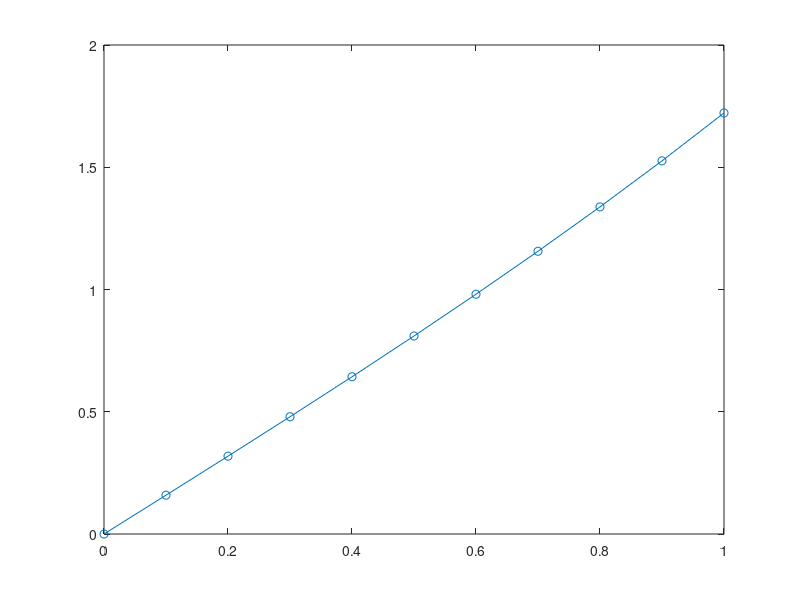

This chart was generated by the following MATLAB code:
clear
close all
clc


##----------------------------------FUNCTION DEFINATIONS-------------------------##
function x = GetNodePoints(n,length)
  for i = 1:n
    x(i) = length * (i-1)/(n-1);
  end
endfunction

function icon = GetConnectivityMatrix(n)
  for i=1:n
    icon(i,1) = i;
    icon(i,2) = i+1;
  end
endfunction

function [kg, fg] = InitializeForceStiffnessMatrices(n)
  kg = zeros(n,n);
  fg = zeros(n,1);
endfunction

function [wgp,egp] = InitializeGaussPoints
  wgp = [1 1];
  egp = [-1 1]/sqrt(3);
endfunction

function u = GetDisplacementVector(kg,fg)
  u = inv(kg)*fg;
endfunction

function xx = GetNodePointsAssociatedWithElement(icon,element,approximation)
  for i = 1:(approximation+1)
    xx(i) = icon(element,i);
  end
endfunction

function [xx,Nmat,Bmat] = GetShapeFunctionLinearApproximation(x,n,gaussPoint)
  xx = (x(n(1))+x(n(end)))/2 + (x(n(1))-x(n(end)))/2 * gaussPoint;
  Bmat = [-1/(x(n(2))-x(n(1)))   1/(x(n(2))-x(n(1)))];
  Nmat = [(x(n(2))-xx)/(x(n(2))-x(n(1)))    (xx-x(n(1)))/(x(n(2))-x(n(1)))];
endfunction

function [kg,fg] = BoundaryConditionProcessOfElimination(kg,fg,ibc,bc)
  fg = fg - kg(:,ibc)*bc;
  fg(ibc) = bc;
  kg(:,ibc) = 0;
  kg(ibc,:) = 0;
  kg(ibc , ibc) = 1;
endfunction

function iv = GetAssemblyVector(n)
  for i = 1:length(n)
    iv(i) = n(i);
  end
endfunction

##------------------------------------------------------------------------------##

function rootMeanSquare = GetRootMeanSquareErrorInDisplacement(x,u,n)
  rootMeanSquare = 0;
  for i = 1:n
    y(i) = (exp((-x(i)+1)/sqrt(2))*(exp(sqrt(2)*x(i))-1)*2*sqrt(2))/(1+exp(sqrt(2)));
    rootMeanSquare+=(u(i) - y(i))*(u(i) - y(i));
  end
  rootMeanSquare = sqrt(rootMeanSquare/n);
  numerical_displacement = u
  analytical_displacement = y'
endfunction




##--------------------------------MAIN FUNCTION---------------------------------##

numberOfElements = 10;
numberOfNodes = numberOfElements + 1;

x = GetNodePoints(numberOfNodes,1);

connectivityMatrix = GetConnectivityMatrix(numberOfElements);

[weightOfGaussPoints,gaussPoints] = InitializeGaussPoints();

[globalStiffnessMatrix , forceVector] = InitializeForceStiffnessMatrices(numberOfNodes);
forceVector(end) = 1;


for element = 1:numberOfElements
  n = GetNodePointsAssociatedWithElement(connectivityMatrix,element,1);
  [kloc,floc] = InitializeForceStiffnessMatrices(2);
  for igp = 1:length(weightOfGaussPoints)
    [xx,Nmat,Bmat] = GetShapeFunctionLinearApproximation(x,n,gaussPoints(igp));
    kloc = kloc + (Bmat'*Bmat + Nmat'* Nmat*0.5) * (x(n(end))-x(n(1)))/2 * weightOfGaussPoints(igp);
  end
  iv = GetAssemblyVector(n);
  globalStiffnessMatrix(iv,iv) = globalStiffnessMatrix(iv,iv) + kloc;
end

forceVector(end) += 1;
[globalStiffnessMatrix,forceVector] = BoundaryConditionProcessOfElimination(globalStiffnessMatrix,forceVector,1,0);
u = GetDisplacementVector(globalStiffnessMatrix,forceVector);


rootMeanSquareError = GetRootMeanSquareErrorInDisplacement(x,u,numberOfNodes)

plot(x,u,'-o')
##--------------------------------------------------------------------------------##


##---------------------------------STRESS CALCULATION WITH TEMPERATURE CHANGE-----------------------------##
for element = 1:numberOfElements
  n = GetNodePointsAssociatedWithElement(connectivityMatrix,element,1);
  uloc = [u(n(1)) u(n(2))]';
  Bmat = [-1/(x(n(2))-x(n(1)))   1/(x(n(2))-x(n(1)))];
  stress(element) = -1+(1*Bmat*uloc);
end

for i = 1:numberOfElements
  xx = (x(i)+x(i+1))/2;
  analyticalstress(i) = -1+(exp((-x(i)+1)/sqrt(2))*(exp(sqrt(2)*x(i))+1)*2)/(1+exp(sqrt(2)));
end
numerical_stress = stress'
analytical_stress = analyticalstress'
##--------------------------------------------------------------------------------##

